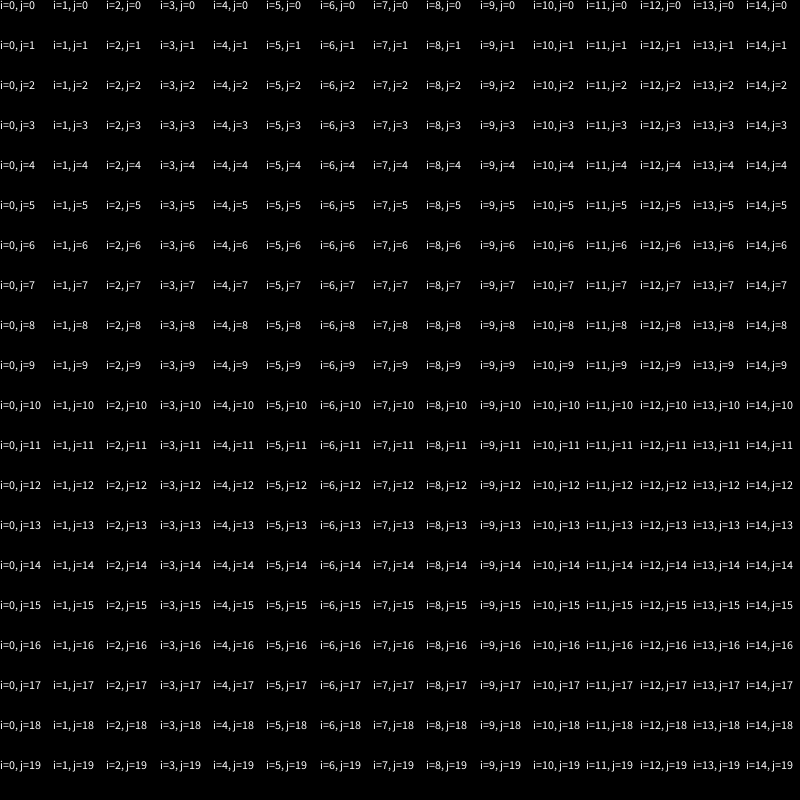
Frame 1 (no input)
Frame 60 (the mouse pressed at the canvas centre just before this capture): identical to frame 1, image omitted
Frame 120 (the mouse held since frame 60 and released just before this capture): identical to frame 1, image omitted

The Processing sketch that drew this single still picture (run headless with seeded random() and noise(); from frame 60 on, the mouse is pressed at the canvas centre):

// Processing sketch: Part_2
// ── Part_2.pde
// Code 1 FA_18
// Bryan Ma

// 2d arrays part 1

// this code uses a 2d array to hold strings showing the value of the i and j values
//  in the nested loop used to count through the arrays. the draw loop prints those
//  strings directly to the canvas with the text() function. use this as a guide to 
//  visually understand what's happening as we loop through the 2d array.

// experiment with changing the size of the 2d array and displaying different values
//  in the draw loop, then move on to the next sketch.

int gridW = 15;
int gridH = 20;

String[][] my2dArray = new String[gridW][gridH];

void setup() {
  size(800, 800);
  textAlign(LEFT, TOP);
  noFill();
  stroke(255);
  for (int i = 0; i < gridW; i++) {
    for (int j = 0; j < gridH; j++) {
      my2dArray[i][j] = "i=" + i + ", j=" + j;
    }
  }
}

void draw() {
  background(0);
  for (int i = 0; i < gridW; i++) {
    for (int j = 0; j < gridH; j++) {
      text(my2dArray[i][j], i * width/gridW, j * height/gridH);
    }
  }
}
